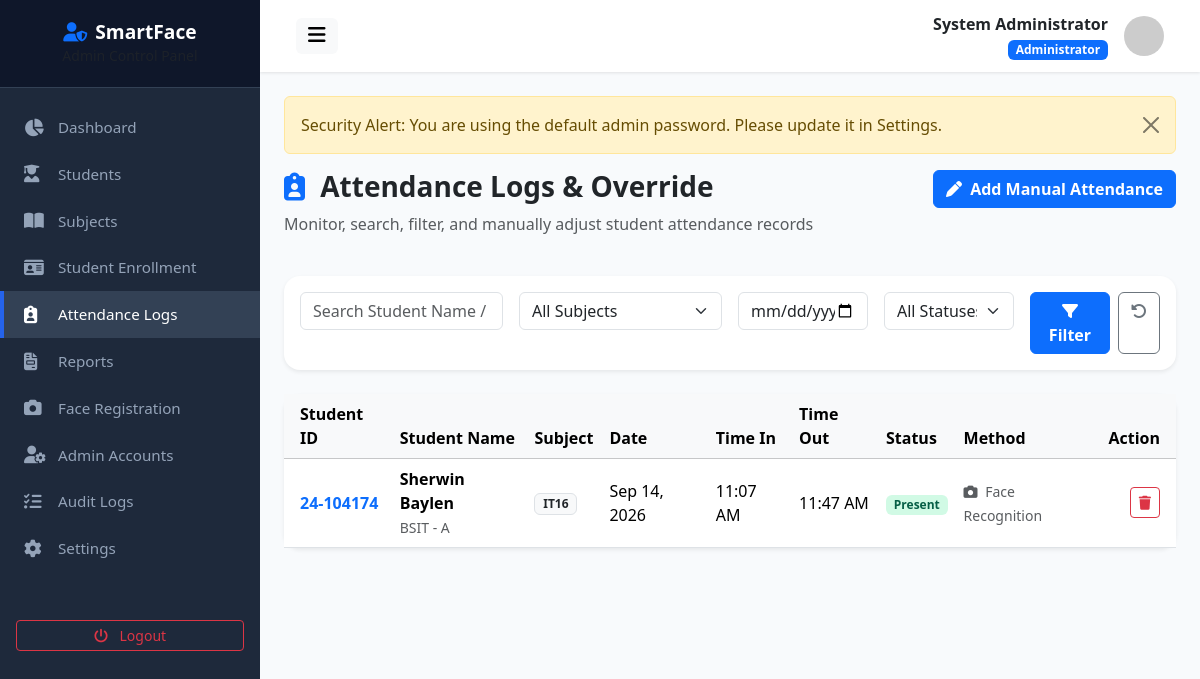
Screenshot of /attendance.php (signed in) with the database file from the repository.
### tables this page shows
CREATE TABLE `users` (
  `id` int(11) NOT NULL AUTO_INCREMENT,
  `student_id` varchar(50) DEFAULT NULL,
  `first_name` varchar(100) NOT NULL,
  `middle_name` varchar(100) DEFAULT NULL,
  `last_name` varchar(100) NOT NULL,
  `email` varchar(150) NOT NULL,
  `username` varchar(100) NOT NULL,
  `password` varchar(255) NOT NULL,
  `role` enum('admin','student') NOT NULL DEFAULT 'student',
  `course` varchar(100) DEFAULT NULL,
  `year_level` varchar(20) DEFAULT NULL,
  `section` varchar(50) DEFAULT NULL,
  `contact_number` varchar(30) DEFAULT NULL,
  `profile_picture` varchar(255) DEFAULT 'default_avatar.png',
  `face_registered` tinyint(1) DEFAULT 0,
  `must_change_password` tinyint(1) DEFAULT 0,
  `status` enum('active','inactive') NOT NULL DEFAULT 'active',
  `created_at` datetime DEFAULT current_timestamp(),
  `updated_at` datetime DEFAULT current_timestamp() ON UPDATE current_timestamp(),
  PRIMARY KEY (`id`),
  UNIQUE KEY `email` (`email`),
  UNIQUE KEY `username` (`username`)
);

CREATE TABLE `attendance` (
  `id` int(11) NOT NULL AUTO_INCREMENT,
  `student_id` int(11) NOT NULL,
  `subject_id` int(11) NOT NULL,
  `attendance_date` date NOT NULL,
  `time_in` time NOT NULL,
  `time_out` time DEFAULT NULL,
  `signout_status` enum('none','pending','approved','rejected') NOT NULL DEFAULT 'none',
  `signout_reason` varchar(255) DEFAULT NULL,
  `status` enum('Present','Late','Absent','Excused','Incomplete') NOT NULL DEFAULT 'Present',
  `verification_method` varchar(50) DEFAULT 'Face Recognition',
  `remarks` text DEFAULT NULL,
  `created_at` datetime DEFAULT current_timestamp(),
  `updated_at` datetime DEFAULT current_timestamp() ON UPDATE current_timestamp(),
  PRIMARY KEY (`id`),
  UNIQUE KEY `unique_student_subject_date` (`student_id`,`subject_id`,`attendance_date`),
  KEY `subject_id` (`subject_id`),
  CONSTRAINT `attendance_ibfk_1` FOREIGN KEY (`student_id`) REFERENCES `students` (`id`) ON DELETE CASCADE,
  CONSTRAINT `attendance_ibfk_2` FOREIGN KEY (`subject_id`) REFERENCES `subjects` (`id`) ON DELETE CASCADE
);

CREATE TABLE `subjects` (
  `id` int(11) NOT NULL AUTO_INCREMENT,
  `subject_code` varchar(30) NOT NULL,
  `subject_name` varchar(150) NOT NULL,
  `description` text DEFAULT NULL,
  `instructor` varchar(150) NOT NULL,
  `room` varchar(50) NOT NULL,
  `day` varchar(50) NOT NULL,
  `start_time` time NOT NULL,
  `end_time` time NOT NULL,
  `semester` varchar(20) NOT NULL DEFAULT '1st Semester',
  `school_year` varchar(30) NOT NULL DEFAULT '2026-2027',
  `status` enum('active','inactive') DEFAULT 'active',
  `created_at` datetime DEFAULT current_timestamp(),
  PRIMARY KEY (`id`),
  UNIQUE KEY `subject_code` (`subject_code`)
);

### attendance.php (the view, shortened to what this page needs)
<?php
include __DIR__ . '/header.php';
$dateFilter = $_GET['date'] ?? '';
$searchFilter = trim($_GET['search'] ?? '');
$sql = "SELECT a.*,
               u.student_id as stu_code, u.first_name, u.last_name, u.course, u.section,
               s.subject_code, s.subject_name
        FROM attendance a
        JOIN students st ON a.student_id = st.id
        JOIN users u ON st.user_id = u.id
        JOIN subjects s ON a.subject_id = s.id
        WHERE 1=1";
$params = [];
$sql .= " ORDER BY a.attendance_date DESC, a.time_in DESC";
$stmt = $db->prepare($sql);
$stmt->execute($params);
$attendanceLogs = $stmt->fetchAll();
?>
<div class="row mb-4">
    <div class="col-md-8">
        <h3 class="fw-bold text-dark"><i class="fa-solid fa-clipboard-user text-primary me-2"></i> Attendance Logs & Override</h3>
        <p class="text-muted">Monitor, search, filter, and manually adjust student attendance records</p>
    </div>
    <div class="col-md-4 text-md-end">
        <button type="button" class="btn btn-primary fw-bold" data-bs-toggle="modal" data-bs-target="#manualAttendanceModal">
            <i class="fa-solid fa-pen me-1"></i> Add Manual Attendance
        </button>
    </div>
</div>
<div class="card border-0 shadow-sm rounded-4 mb-4">
    <div class="card-body p-3">
        <form action="" method="GET" class="row g-3">
            <div class="col-md-3">
                <input type="text" name="search" class="form-control" placeholder="Search Student Name / ID..." value="<?= e($searchFilter) ?>">
            </div>
            <div class="col-md-3">
                <select name="subject_id" class="form-select">
                    <option value="0">All Subjects</option>
                </select>
            </div>
            <div class="col-md-2">
                <input type="date" name="date" class="form-control" value="<?= e($dateFilter) ?>">
            </div>
            <div class="col-md-2">
                <select name="status" class="form-select">
                    <option value="">All Statuses</option>
                </select>
            </div>
            <div class="col-md-2 d-flex gap-2">
                <button type="submit" class="btn btn-primary w-100 fw-bold"><i class="fa-solid fa-filter"></i> Filter</button>
                <a href="<?= baseUrl('admin/attendance.php') ?>" class="btn btn-outline-secondary"><i class="fa-solid fa-rotate-left"></i></a>
            </div>
        </form>
    </div>
</div>
<div class="card border-0 shadow-sm rounded-4">
    <div class="card-body p-0">
        <div class="table-responsive">
            <table class="table table-hover align-middle mb-0">
                <thead class="table-light">
                    <tr>
                        <th class="ps-3">Student ID</th>
                        <th>Student Name</th>
                        <th>Subject</th>
                        <th>Date</th>
                        <th>Time In</th>
                        <th>Time Out</th>
                        <th>Status</th>
                        <th>Method</th>
                        <th class="text-end pe-3">Action</th>
                    </tr>
                </thead>
                <tbody>
                    <?php if (empty($attendanceLogs)): ?>
                        <tr><td colspan="9" class="text-center py-4 text-muted">No attendance logs found matching criteria.</td></tr>
                    <?php else: ?>
                        <?php foreach ($attendanceLogs as $log): ?>
                            <tr>
                                <td class="ps-3 fw-bold text-primary"><?= htmlspecialchars($log['stu_code']) ?></td>
                                <td>
                                    <div class="fw-semibold"><?= htmlspecialchars($log['first_name'] . ' ' . $log['last_name']) ?></div>
                                    <small class="text-muted"><?= htmlspecialchars($log['course']) ?> - <?= htmlspecialchars($log['section']) ?></small>
                                </td>
                                <td><span class="badge bg-light text-dark border"><?= htmlspecialchars($log['subject_code']) ?></span></td>
                                <td><?= date('M d, Y', strtotime($log['attendance_date'])) ?></td>
                                <td><?= date('h:i A', strtotime($log['time_in'])) ?></td>
                                <td><?= $log['time_out'] ? date('h:i A', strtotime($log['time_out'])) : '<span class="text-muted small">Active</span>' ?></td>
                                <td>
                                    <span class="badge <?= $log['status'] === 'Present' ? 'badge-present' : ($log['status'] === 'Late' ? 'badge-late' : 'badge-absent') ?>">
                                        <?= htmlspecialchars($log['status']) ?>
                                    </span>
                                </td>
                                <td><small class="text-muted"><i class="fa-solid fa-camera me-1"></i> <?= htmlspecialchars($log['verification_method']) ?></small></td>
                                <td class="text-end pe-3">
                                    <a href="?delete_id=<?= $log['id'] ?>" class="btn btn-sm btn-outline-danger" onclick="return confirm('Delete this attendance record?')" title="Delete Record">
                                        <i class="fa-solid fa-trash"></i>
                                    </a>
                                </td>
                            </tr>
                        <?php endforeach; ?>
                    <?php endif; ?>
                </tbody>
            </table>
        </div>
    </div>
</div>
<?php include __DIR__ . '/footer.php'; ?>

### header.php (shortened to what this page needs)
<?php
require_once __DIR__ . '/../config/config.php';
$db = getDB();
$stmt = $db->prepare("SELECT * FROM users WHERE id = ?");
$stmt->execute([$_SESSION['user_id']]);
$adminUser = $stmt->fetch();
?>
<!DOCTYPE html>
<html lang="en">
<head>
    <link href="https://cdn.jsdelivr.net/npm/bootstrap@5.3.2/dist/css/bootstrap.min.css" rel="stylesheet">
    <link href="https://cdnjs.cloudflare.com/ajax/libs/font-awesome/6.4.0/css/all.min.css" rel="stylesheet">
    <link href="<?= baseUrl('assets/css/style.css') ?>" rel="stylesheet">
</head>
<body>
<div class="wrapper">
    <?php include __DIR__ . '/sidebar.php'; ?>
    <div id="content">
        <nav class="navbar navbar-expand-lg top-navbar">
            <div class="container-fluid">
                <button type="button" id="sidebarCollapse" class="btn btn-light border-0">
                    <i class="fa-solid fa-bars fs-5"></i>
                </button>
                <div class="d-flex align-items-center ms-auto">
                    <div class="me-3 text-end d-none d-md-block">
                        <div class="fw-bold text-dark"><?= htmlspecialchars($adminUser['first_name'] . ' ' . $adminUser['last_name']) ?></div>
                        <small class="badge bg-primary">Administrator</small>
                    </div>
                    <img src="https://ui-avatars.com/api/?name=<?= urlencode($adminUser['first_name'] . ' ' . $adminUser['last_name']) ?>&background=1E293B&color=fff" alt="Avatar" class="avatar-sm">
                </div>
            </div>
        </nav>
        <div class="main-content">

### assets/css/style.css (style rules this page uses)
:root { --primary-color: #2563eb; --primary-hover: #1d4ed8; --secondary-color: #475569; --success-color: #10b981; --warning-color: #f59e0b; --danger-color: #ef4444; --info-color: #06b6d4; --dark-bg: #0f172a; --sidebar-width: 260px; --card-shadow: 0 4px 6px -1px rgba(0, 0, 0, 0.1), 0 2px 4px -1px rgba(0, 0, 0, 0.06); }
body { font-family: 'Segoe UI', system-ui, -apple-system, sans-serif; background-color: #f8fafc; color: #334155; min-height: 100vh; display: flex; flex-direction: column; }
.wrapper { display: flex; width: 100%; align-items: stretch; min-height: 100vh; }
#content { width: 100%; padding: 0; min-height: 100vh; display: flex; flex-direction: column; }
.top-navbar { background: #ffffff; box-shadow: 0 1px 3px 0 rgba(0, 0, 0, 0.1); padding: 0.75rem 1.5rem; }
.main-content { padding: 1.5rem; flex: 1; }
.avatar-sm { width: 40px; height: 40px; object-fit: cover; border-radius: 50%; }
.badge-present { background-color: #d1fae5; color: #065f46; }

### rows the page displays
users: first_name+last_name "System Administrator"
attendance: users.student_id "24-104174", users.first_name+last_name "Sherwin Baylen", users.course "BSIT", users.section "A", subject.subject_code "IT16", attendance_date "Sep 14, 2026", time_in "11:07 AM", time_out "11:47 AM", status "Present", verification_method "Face Recognition"

### other values shown
$flash['message'] "Security Alert: You are using the default admin password. Please update it in Settings."
